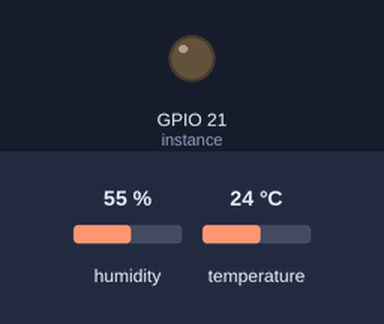
A program run on a simulated Raspberry Pi (BCM pin numbers). Parts: output pins drawn as LEDs (lit = HIGH). Inputs (shaded band) come from the test bench; at power-on: humidity 55 %, temperature 24 °C. The clock reads 2024-03-15 10:24:30 at power-on unless the program sets it; library files of the repository ran but are not shown: dht11.py; what the program prints to the terminal is not drawn. At 0.1 s the program stops and its outputs stay as they are.

Above: at 0.1 s.
Timing chart, 0 to 1.6 s (numbered marks = the images above):
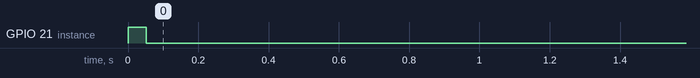

The program:

Systembackend.py
```python
import datetime
import Emailsending
import dh11_check_optimal_condition
import dht11
import moisture_check_optimal_condition

# print(dir(datetime.datetime))

#checks farming conditions
class start_cycle:
    def __init__(self):

        # setting the start date and time of the cycle
        self.startTime = datetime.datetime.now()

#     def get_startTime(self):  # getting startTime and sending an Email of it
#         return self.startTime

    def check_dh11_optimal_values(self): #checks optimal values for temp and humid
        self.TEMP = dh11_check_optimal_condition.DH11_opject.temp
        self.HUMID = dh11_check_optimal_condition.DH11_opject.humid
        self.dh11_MSG = dh11_check_optimal_condition.DH11_opject.M
        print(self.dh11_MSG)
        if  self.TEMP > 23 and self.TEMP <30:
                self.T = "Temperature is optimal for farming \n"
                self.TFlag = 1
        else:
                self.T = "Temperature is \"not\" optimal for farming \n"
                self.TFlag = 0
        print(self.T)
        print(f"Temp Flag = {self.TFlag} \n")
        if self.HUMID>65 and self.HUMID<85:
                self.H = "humidity is optimal for farming \n"
                self.HFlag = 1
        else:
                self.H ="humidity is \"not\" optimal for farming \n"
                self.HFlag = 0
        print(self.H)
        print(f"Humid Flag = {self.HFlag} \n")

    def check_moisture_optimal_values(self): #checks optimal values for moisture
        self.M_value = moisture_check_optimal_condition.moisture_opject.moisture_value
        self.M_MSG = moisture_check_optimal_condition.moisture_opject.M_value_msg
        print(self.M_MSG )
        if self.M_value > 20 and self.M_value < 30:
            self.M = "Moisture is optimal for Stage One \n"
            self.MFlag = 1
        else:
            self.M = "Moisture is \"Not\" optimal for Stage One \n"
            self.MFlag = 0
        print(self.M)
        print(f"Moisture Flag = {self.MFlag} \n")

    def Email_Sending(self): #Sending Emails
        Emailsending.sender.sendmail(
            "mado10398@gmail.com", "Cycle Start Data And Conditions", f"""Cycle Start Date & Time is {self.startTime} #####
            {self.dh11_MSG} #### {self.T} #### {self.H}
            ##### {self.M_MSG}

            """)


stageOne = start_cycle()  # creating a farming cycle

# stageOne.get_startTime()
stageOne.check_dh11_optimal_values()
stageOne.check_moisture_optimal_values()

# stageOne.Email_Sending()
```

Emailsending.py
```python
import smtplib


# Email Variables
SMTP_SERVER = 'smtp.gmail.com'  # Email Server (don't change!)
SMTP_PORT = 587  # Server Port (don't change!)
# change this to match your gmail account
GMAIL_USERNAME = 'hfgraduationproject@gmail.com'
GMAIL_PASSWORD = 'HF1234567!'  # change this to match your gmail password


class Emailer:
    def sendmail(self, recipient, subject, content):

        # Create Headers
        headers = ["From: " + GMAIL_USERNAME, "Subject: " + subject, "To: " + recipient,
                   "MIME-Version: 1.0", "Content-Type: text/html"]
        headers = "\r\n".join(headers)

        # Connect to Gmail Server
        session = smtplib.SMTP(SMTP_SERVER, SMTP_PORT)
        session.ehlo()
        session.starttls()
        session.ehlo()

        # Login to Gmail
        session.login(GMAIL_USERNAME, GMAIL_PASSWORD)

        # Send Email & Exit
        session.sendmail(GMAIL_USERNAME, recipient,
                         headers + "\r\n\r\n" + content)
        session.quit


sender = Emailer()


# sendTo = 'anotheremail@email.com'
# emailSubject = "Hello World"
# emailContent = "This is a test of my Emailer Class"


# Sends an email to the "sendTo" address with the specified "emailSubject" as the subject and "emailContent" as the email content.
#sender.sendmail("mohameddeveloper98@gmail.com", "sensor data", dh11_instance_result.final_result())
# sender.sendmail("mokhtar200678@gmail.com", "sensor data",
#                 dh11_instance_result.dh11_instance_result())
# sender.sendmail("newmody_98@hotmail.com", "sensor data",
#                 dh11_instance_result.dh11_instance_result())
```

dh11_check_optimal_condition.py
```python
import RPi.GPIO as GPIO
import dht11
import time
import Emailsending

# initialize GPIO
GPIO.setwarnings(False)
GPIO.setmode(GPIO.BCM)
# GPIO.cleanup()

# read data using Pin GPIO21
instance = dht11.DHT11(pin=21)

class DH11_Optimal:

    def dh11_Check_optimal_condition_method(self):

        self.result = instance.read()
        if self.result.is_valid():

            self.temp = self.result.temperature
            self.humid = self.result.humidity
            self.M = f"Temp: {self.result.temperature} C" + ' '+f"Humid: {self.result.humidity}% \n"

#             print(f"Temp: {self.result.temperature} C" + ' '+f"Humid: {self.result.humidity}% \n" )
#             if  self.temp > 23 and self.temp <30:
#                 self.T = "Temperature is optimal for farming \n"
#                 self.TFlag = 1
#             else:
#                 self.T = "Temperature is \"not\" optimal for farming \n"
#                 self.TFlag = 0
#             print(self.T)
#             print(f"Temp Flag = {self.TFlag} \n")
#             if self.humid>65 and self.humid<85:
#                 self.H = "humidity is optimal for farming \n"
#                 self.HFlag = 1
#             else:
#                 self.H ="humidity is \"not\" optimal for farming \n"
#                 self.HFlag = 0
#             print(self.H)
#             print(f"Humid Flag = {self.HFlag} \n")
            # Emailsending.sender.sendmail( "mado10398@gmail.com", "DH 11", f"{self.M} \n {self.T} \n {self.H}")


    # def dh11_optimal_flag(self, flag):
    #     self.dh11_flag = flag
    #     return self.dh11_flag

DH11_opject = DH11_Optimal()
DH11_opject.dh11_Check_optimal_condition_method()
```

moisture_check_optimal_condition.py
```python
import busio
import digitalio
import board
import time
import adafruit_mcp3xxx.mcp3008 as MCP
from adafruit_mcp3xxx.analog_in import AnalogIn

# create the spi bus
spi = busio.SPI(clock=board.SCK, MISO=board.MISO, MOSI=board.MOSI)

# create the cs (chip select)
cs = digitalio.DigitalInOut(board.CE0)

# create the mcp object
mcp = MCP.MCP3008(spi, cs)

# create an analog input channel on pin 0
chan = AnalogIn(mcp, MCP.P0)

# print('Raw ADC Value: ', chan.value)
# print('ADC Voltage: ' + str(chan.voltage) + 'V')

class Moisture_Optimal:

    def Moisture_Check_optimal_condition_method(self):

        self.moisture_value = (chan.voltage - 3.28)/-0.0196
        self.M_value_msg = "Moisture = {:.2f} % \n".format(self.moisture_value)

        # print("Moisture = {:.2f} %".format(self.moisture_value))
#         print(self.Mvalue)
#         if self.moisture_value > 20 and self.moisture_value < 30:
#             self.M = "Moisture is optimal for Stage One \n"
#             self.MFlag = 1
#         else:
#             self.M = "Moisture is \"Not\" optimal for Stage One \n"
#             self.MFlag = 0
#         print(self.M)
#         print(f"Moisture Flag = {self.MFlag} \n")

moisture_opject = Moisture_Optimal()
moisture_opject.Moisture_Check_optimal_condition_method()
```
